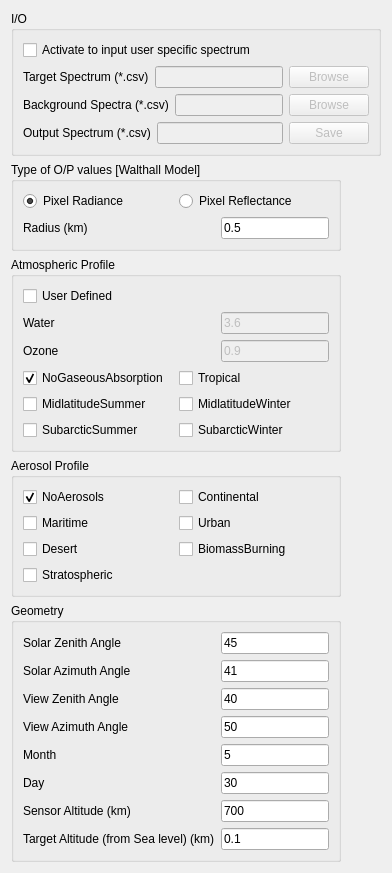
          <widget class="QWidget" name="tab">
           <attribute name="title">
            <string>Py6S with User Input sepctra</string>
           </attribute>
           <layout class="QGridLayout" name="gridLayout">
            <item row="0" column="0">
             <layout class="QVBoxLayout" name="verticalLayout_6">
              <item>
               <widget class="QGroupBox" name="groupBox_14">
                <property name="title">
                 <string>I/O</string>
                </property>
                <layout class="QVBoxLayout" name="verticalLayout">
                 <item>
                  <widget class="QCheckBox" name="checkBox_select">
                   <property name="enabled">
                    <bool>true</bool>
                   </property>
                   <property name="text">
                    <string>Activate to input user specific spectrum</string>
                   </property>
                  </widget>
                 </item>
                 <item>
                  <layout class="QHBoxLayout" name="horizontalLayout">
                   <item>
                    <widget class="QLabel" name="label_70">
                     <property name="text">
                      <string>Target Spectrum (*.csv)</string>
                     </property>
                    </widget>
                   </item>
                   <item>
                    <widget class="QLineEdit" name="lineEdit_5">
                     <property name="enabled">
                      <bool>false</bool>
                     </property>
                    </widget>
                   </item>
                   <item>
                    <widget class="QPushButton" name="pushButton_4">
                     <property name="enabled">
                      <bool>false</bool>
                     </property>
                     <property name="text">
                      <string>Browse</string>
                     </property>
                    </widget>
                   </item>
                  </layout>
                 </item>
                 <item>
                  <layout class="QHBoxLayout" name="horizontalLayout_2">
                   <item>
                    <widget class="QLabel" name="label_73">
                     <property name="text">
                      <string>Background Spectra (*.csv)</string>
                     </property>
                    </widget>
                   </item>
                   <item>
                    <widget class="QLineEdit" name="lineEdit_6">
                     <property name="enabled">
                      <bool>false</bool>
                     </property>
                    </widget>
                   </item>
                   <item>
                    <widget class="QPushButton" name="pushButton_5">
                     <property name="enabled">
                      <bool>false</bool>
                     </property>
                     <property name="text">
                      <string>Browse</string>
                     </property>
                    </widget>
                   </item>
                  </layout>
                 </item>
                 <item>
                  <layout class="QHBoxLayout" name="horizontalLayout_3">
                   <item>
                    <widget class="QLabel" name="label_72">
                     <property name="text">
                      <string>Output Spectrum (*.csv)</string>
                     </property>
                    </widget>
                   </item>
                   <item>
                    <widget class="QLineEdit" name="lineEdit_3">
                     <property name="enabled">
                      <bool>false</bool>
                     </property>
                    </widget>
                   </item>
                   <item>
                    <widget class="QPushButton" name="pushButton_6">
                     <property name="enabled">
                      <bool>false</bool>
                     </property>
                     <property name="text">
                      <string>Save</string>
                     </property>
                    </widget>
                   </item>
                  </layout>
                 </item>
                </layout>
               </widget>
              </item>
              <item>
               <layout class="QHBoxLayout" name="horizontalLayout_4">
                <item>
                 <layout class="QVBoxLayout" name="verticalLayout_4">
                  <item>
                   <widget class="QGroupBox" name="groupBox_19">
                    <property name="title">
                     <string>Type of O/P values [Walthall Model]</string>
                    </property>
                    <layout class="QVBoxLayout" name="verticalLayout_2">
                     <item>
                      <layout class="QHBoxLayout" name="horizontalLayout_32">
                       <item>
                        <widget class="QRadioButton" name="radioPixel_radiance_3">
                         <property name="text">
                          <string>Pixel Radiance</string>
                         </property>
                         <property name="checked">
                          <bool>true</bool>
                         </property>
                         <attribute name="buttonGroup">
                          <string notr="true">buttonGroup</string>
                         </attribute>
                        </widget>
                       </item>
                       <item>
                        <widget class="QRadioButton" name="radioPixel_reflectance_3">
                         <property name="text">
                          <string>Pixel Reflectance</string>
                         </property>
                         <property name="checked">
                          <bool>false</bool>
                         </property>
                         <attribute name="buttonGroup">
                          <string notr="true">buttonGroup</string>
                         </attribute>
                        </widget>
                       </item>
                      </layout>
                     </item>
                     <item>
                      <layout class="QHBoxLayout" name="horizontalLayout_51">
                       <item>
                        <widget class="QLabel" name="label_226">
                         <property name="text">
                          <string>Radius (km)</string>
                         </property>
                        </widget>
                       </item>
                       <item>
                        <widget class="QLineEdit" name="x1CoordEdit_293">
                         <property name="enabled">
                          <bool>true</bool>
                         </property>
                         <property name="sizePolicy">
                          <sizepolicy hsizetype="Fixed" vsizetype="Fixed">
                           <horstretch>0</horstretch>
                           <verstretch>0</verstretch>
                          </sizepolicy>
                         </property>
                         <property name="text">
                          <string>0.5</string>
                         </property>
                        </widget>
                       </item>
                      </layout>
                     </item>
                    </layout>
                   </widget>
                  </item>
                  <item>
                   <widget class="QGroupBox" name="groupBox_20">
                    <property name="title">
                     <string>Atmospheric Profile</string>
                    </property>
                    <layout class="QGridLayout" name="gridLayout_29">
                     <item row="0" column="0">
                      <widget class="QCheckBox" name="checkBox_57">
                       <property name="text">
                        <string>User Defined</string>
                       </property>
                       <attribute name="buttonGroup">
                        <string notr="true">buttonGroup_4</string>
                       </attribute>
                      </widget>
                     </item>
                     <item row="1" column="0">
                      <layout class="QHBoxLayout" name="horizontalLayout_55">
                       <item>
                        <widget class="QLabel" name="label_230">
                         <property name="text">
                          <string>Water</string>
                         </property>
                        </widget>
                       </item>
                       <item>
                        <widget class="QLineEdit" name="x1CoordEdit_297">
                         <property name="enabled">
                          <bool>false</bool>
                         </property>
                         <property name="sizePolicy">
                          <sizepolicy hsizetype="Fixed" vsizetype="Fixed">
                           <horstretch>0</horstretch>
                           <verstretch>0</verstretch>
                          </sizepolicy>
                         </property>
                         <property name="text">
                          <string>3.6</string>
                         </property>
                        </widget>
                       </item>
                      </layout>
                     </item>
                     <item row="2" column="0">
                      <layout class="QHBoxLayout" name="horizontalLayout_56">
                       <item>
                        <widget class="QLabel" name="label_231">
                         <property name="text">
                          <string>Ozone</string>
                         </property>
                        </widget>
                       </item>
                       <item>
                        <widget class="QLineEdit" name="x1CoordEdit_298">
                         <property name="enabled">
                          <bool>false</bool>
                         </property>
                         <property name="sizePolicy">
                          <sizepolicy hsizetype="Fixed" vsizetype="Fixed">
                           <horstretch>0</horstretch>
                           <verstretch>0</verstretch>
                          </sizepolicy>
                         </property>
                         <property name="text">
                          <string>0.9</string>
                         </property>
                        </widget>
                       </item>
                      </layout>
                     </item>
                     <item row="3" column="0">
                      <layout class="QGridLayout" name="gridLayout_30">
                       <item row="0" column="0">
                        <widget class="QCheckBox" name="checkBox_58">
                         <property name="text">
                          <string>NoGaseousAbsorption</string>
                         </property>
                         <property name="checked">
                          <bool>true</bool>
                         </property>
                         <attribute name="buttonGroup">
                          <string notr="true">buttonGroup_4</string>
                         </attribute>
                        </widget>
                       </item>
                       <item row="0" column="1">
                        <widget class="QCheckBox" name="checkBox_59">
                         <property name="text">
                          <string>Tropical </string>
                         </property>
                         <attribute name="buttonGroup">
                          <string notr="true">buttonGroup_4</string>
                         </attribute>
                        </widget>
                       </item>
                       <item row="1" column="0">
                        <widget class="QCheckBox" name="checkBox_60">
                         <property name="text">
                          <string>MidlatitudeSummer </string>
                         </property>
                         <attribute name="buttonGroup">
                          <string notr="true">buttonGroup_4</string>
                         </attribute>
                        </widget>
                       </item>
                       <item row="1" column="1">
                        <widget class="QCheckBox" name="checkBox_61">
                         <property name="text">
                          <string>MidlatitudeWinter </string>
                         </property>
                         <attribute name="buttonGroup">
                          <string notr="true">buttonGroup_4</string>
                         </attribute>
                        </widget>
                       </item>
                       <item row="2" column="0">
                        <widget class="QCheckBox" name="checkBox_62">
                         <property name="text">
                          <string>SubarcticSummer </string>
                         </property>
                         <attribute name="buttonGroup">
                          <string notr="true">buttonGroup_4</string>
                         </attribute>
                        </widget>
                       </item>
                       <item row="2" column="1">
                        <widget class="QCheckBox" name="checkBox_63">
                         <property name="text">
                          <string>SubarcticWinter </string>
                         </property>
                         <attribute name="buttonGroup">
                          <string notr="true">buttonGroup_4</string>
                         </attribute>
                        </widget>
                       </item>
                      </layout>
                     </item>
                    </layout>
                   </widget>
                  </item>
                  <item>
                   <widget class="QGroupBox" name="groupBox_21">
                    <property name="title">
                     <string>Aerosol Profile</string>
                    </property>
                    <layout class="QGridLayout" name="gridLayout_31">
                     <item row="0" column="0">
                      <layout class="QGridLayout" name="gridLayout_32">
                       <item row="0" column="0">
                        <widget class="QCheckBox" name="checkBox_64">
                         <property name="text">
                          <string>NoAerosols </string>
                         </property>
                         <property name="checked">
                          <bool>true</bool>
                         </property>
                         <attribute name="buttonGroup">
                          <string notr="true">buttonGroup_5</string>
                         </attribute>
                        </widget>
                       </item>
                       <item row="0" column="1">
                        <widget class="QCheckBox" name="checkBox_65">
                         <property name="text">
                          <string>Continental </string>
                         </property>
                         <attribute name="buttonGroup">
                          <string notr="true">buttonGroup_5</string>
                         </attribute>
                        </widget>
                       </item>
                       <item row="1" column="0">
                        <widget class="QCheckBox" name="checkBox_66">
                         <property name="text">
                          <string>Maritime </string>
                         </property>
                         <attribute name="buttonGroup">
                          <string notr="true">buttonGroup_5</string>
                         </attribute>
                        </widget>
                       </item>
                       <item row="1" column="1">
                        <widget class="QCheckBox" name="checkBox_67">
                         <property name="text">
                          <string>Urban </string>
                         </property>
                         <attribute name="buttonGroup">
                          <string notr="true">buttonGroup_5</string>
                         </attribute>
                        </widget>
                       </item>
                       <item row="2" column="0">
                        <widget class="QCheckBox" name="checkBox_68">
                         <property name="text">
                          <string>Desert </string>
                         </property>
                         <attribute name="buttonGroup">
                          <string notr="true">buttonGroup_5</string>
                         </attribute>
                        </widget>
                       </item>
                       <item row="2" column="1">
                        <widget class="QCheckBox" name="checkBox_69">
                         <property name="text">
                          <string>BiomassBurning </string>
                         </property>
                         <attribute name="buttonGroup">
                          <string notr="true">buttonGroup_5</string>
                         </attribute>
                        </widget>
                       </item>
                       <item row="3" column="0">
                        <widget class="QCheckBox" name="checkBox_70">
                         <property name="text">
                          <string>Stratospheric </string>
                         </property>
                         <attribute name="buttonGroup">
                          <string notr="true">buttonGroup_5</string>
                         </attribute>
                        </widget>
                       </item>
                      </layout>
                     </item>
                    </layout>
                   </widget>
                  </item>
                  <item>
                   <widget class="QGroupBox" name="groupBox_22">
                    <property name="title">
                     <string>Geometry</string>
                    </property>
                    <layout class="QVBoxLayout" name="verticalLayout_11">
                     <item>
                      <layout class="QHBoxLayout" name="horizontalLayout_57">
                       <item>
                        <widget class="QLabel" name="label_232">
                         <property name="text">
                          <string>Solar Zenith Angle</string>
                         </property>
                        </widget>
                       </item>
                       <item>
                        <widget class="QLineEdit" name="x1CoordEdit_299">
                         <property name="enabled">
                          <bool>true</bool>
                         </property>
                         <property name="sizePolicy">
                          <sizepolicy hsizetype="Fixed" vsizetype="Fixed">
                           <horstretch>0</horstretch>
                           <verstretch>0</verstretch>
                          </sizepolicy>
                         </property>
                         <property name="text">
                          <string>45</string>
                         </property>
                        </widget>
                       </item>
                      </layout>
                     </item>
                     <item>
                      <layout class="QHBoxLayout" name="horizontalLayout_58">
                       <item>
                        <widget class="QLabel" name="label_233">
                         <property name="text">
                          <string>Solar Azimuth Angle</string>
                         </property>
                        </widget>
                       </item>
                       <item>
                        <widget class="QLineEdit" name="x1CoordEdit_300">
                         <property name="enabled">
                          <bool>true</bool>
                         </property>
                         <property name="sizePolicy">
                          <sizepolicy hsizetype="Fixed" vsizetype="Fixed">
                           <horstretch>0</horstretch>
                           <verstretch>0</verstretch>
                          </sizepolicy>
                         </property>
                         <property name="text">
                          <string>41</string>
                         </property>
                        </widget>
                       </item>
                      </layout>
                     </item>
                     <item>
                      <layout class="QHBoxLayout" name="horizontalLayout_59">
                       <item>
                        <widget class="QLabel" name="label_234">
                         <property name="text">
                          <string>View Zenith Angle</string>
                         </property>
                        </widget>
                       </item>
                       <item>
                        <widget class="QLineEdit" name="x1CoordEdit_301">
                         <property name="enabled">
                          <bool>true</bool>
                         </property>
                         <property name="sizePolicy">
                          <sizepolicy hsizetype="Fixed" vsizetype="Fixed">
                           <horstretch>0</horstretch>
                           <verstretch>0</verstretch>
                          </sizepolicy>
                         </property>
                         <property name="text">
                          <string>40</string>
                         </property>
                        </widget>
                       </item>
                      </layout>
                     </item>
                     <item>
                      <layout class="QHBoxLayout" name="horizontalLayout_60">
                       <item>
                        <widget class="QLabel" name="label_235">
                         <property name="text">
                          <string>View Azimuth Angle</string>
                         </property>
                        </widget>
                       </item>
                       <item>
                        <widget class="QLineEdit" name="x1CoordEdit_302">
                         <property name="enabled">
                          <bool>true</bool>
                         </property>
                         <property name="sizePolicy">
                          <sizepolicy hsizetype="Fixed" vsizetype="Fixed">
                           <horstretch>0</horstretch>
                           <verstretch>0</verstretch>
                          </sizepolicy>
                         </property>
                         <property name="text">
                          <string>50</string>
                         </property>
                        </widget>
                       </item>
                      </layout>
                     </item>
                     <item>
                      <layout class="QHBoxLayout" name="horizontalLayout_61">
                       <item>
                        <widget class="QLabel" name="label_236">
                         <property name="text">
                          <string>Month</string>
                         </property>
                        </widget>
                       </item>
                       <item>
                        <widget class="QLineEdit" name="x1CoordEdit_303">
                         <property name="enabled">
                          <bool>true</bool>
                         </property>
                         <property name="sizePolicy">
                          <sizepolicy hsizetype="Fixed" vsizetype="Fixed">
                           <horstretch>0</horstretch>
                           <verstretch>0</verstretch>
                          </sizepolicy>
                         </property>
                         <property name="text">
                          <string>5</string>
                         </property>
                        </widget>
                       </item>
                      </layout>
                     </item>
                     <item>
                      <layout class="QHBoxLayout" name="horizontalLayout_62">
                       <item>
                        <widget class="QLabel" name="label_237">
                         <property name="text">
                          <string>Day</string>
                         </property>
                        </widget>
                       </item>
                       <item>
                        <widget class="QLineEdit" name="x1CoordEdit_304">
                         <property name="enabled">
                          <bool>true</bool>
                         </property>
                         <property name="sizePolicy">
                          <sizepolicy hsizetype="Fixed" vsizetype="Fixed">
                           <horstretch>0</horstretch>
                           <verstretch>0</verstretch>
                          </sizepolicy>
                         </property>
                         <property name="text">
                          <string>30</string>
                         </property>
                        </widget>
                       </item>
                      </layout>
                     </item>
                     <item>
                      <layout class="QGridLayout" name="gridLayout_33">
                       <item row="0" column="0">
                        <widget class="QLabel" name="label_238">
                         <property name="text">
                          <string>Sensor Altitude (km)</string>
                         </property>
                        </widget>
                       </item>
                       <item row="0" column="1">
                        <widget class="QLineEdit" name="x1CoordEdit_305">
                         <property name="enabled">
                          <bool>true</bool>
                         </property>
                         <property name="sizePolicy">
                          <sizepolicy hsizetype="Fixed" vsizetype="Fixed">
                           <horstretch>0</horstretch>
                           <verstretch>0</verstretch>
                          </sizepolicy>
                         </property>
                         <property name="text">
                          <string>700</string>
                         </property>
                        </widget>
                       </item>
                       <item row="1" column="0">
                        <widget class="QLabel" name="label_239">
                         <property name="text">
                          <string>Target Altitude (from Sea level) (km)</string>
                         </property>
                        </widget>
                       </item>
                       <item row="1" column="1">
                        <widget class="QLineEdit" name="x1CoordEdit_306">
                         <property name="enabled">
                          <bool>true</bool>
                         </property>
                         <property name="sizePolicy">
                          <sizepolicy hsizetype="Fixed" vsizetype="Fixed">
                           <horstretch>0</horstretch>
                           <verstretch>0</verstretch>
                          </sizepolicy>
                         </property>
                         <property name="text">
                          <string>0.1</string>
                         </property>
                        </widget>
                       </item>
                      </layout>
                     </item>
                    </layout>
                   </widget>
                  </item>
                 </layout>
                </item>
                <item>
                 <widget class="QMatplotlibWidget" name="mplWidgetSpectral_15" native="true"/>
                </item>
               </layout>
              </item>
             </layout>
            </item>
           </layout>
          </widget>
